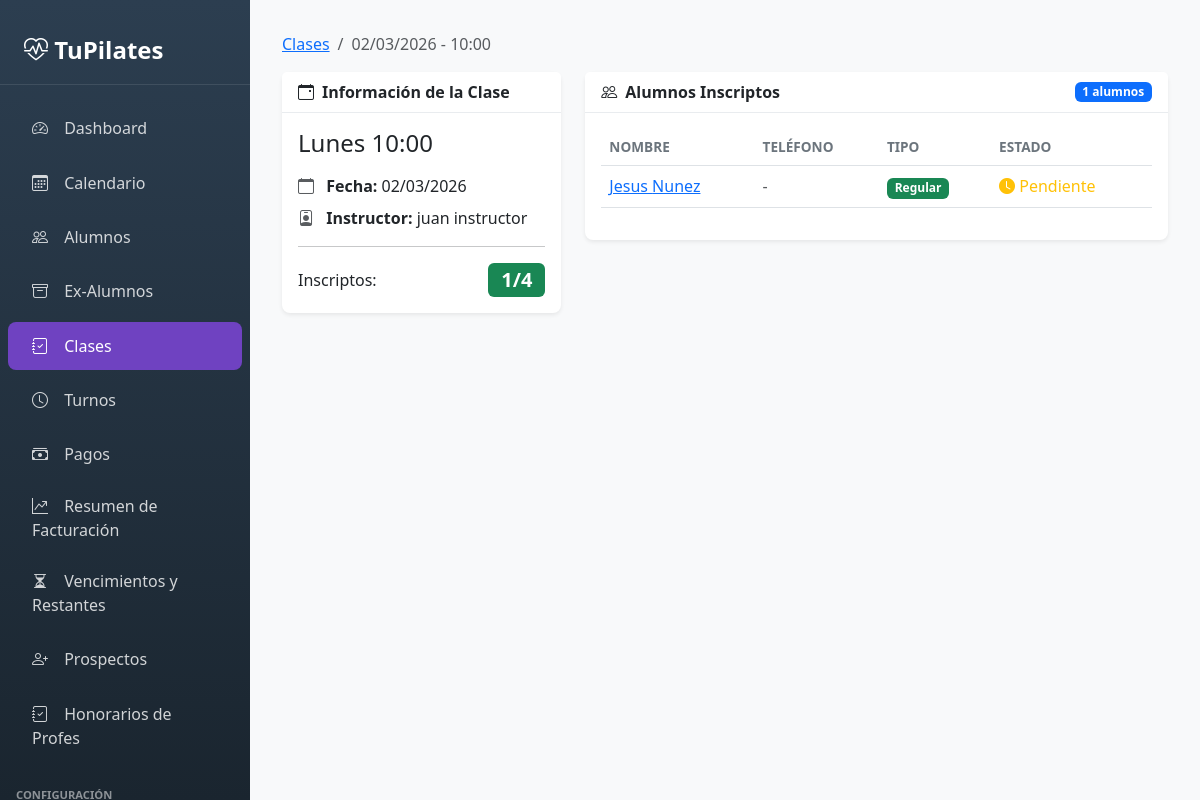
Screenshot of /panel/clases/3/ with the database file from the repository.
### Pilapp/models.py (models this page shows, shortened)
class Clase(models.Model):
    id_clase = models.AutoField(primary_key=True)
    id_instructor = models.ForeignKey(Instructor, on_delete=models.CASCADE)
    id_turno = models.ForeignKey(Turno, on_delete=models.CASCADE)
    fecha = models.DateField()
    total_inscriptos = models.IntegerField(default=0)

class Turno(models.Model):
    DIAS_CHOICES = [
        ('Lunes', 'Lunes'),
        ('Martes', 'Martes'),
        ('Miércoles', 'Miércoles'),
        ('Jueves', 'Jueves'),
        ('Viernes', 'Viernes'),
        ('Sábado', 'Sábado'),
    ]
    DISCIPLINA_CHOICES = [
        ('Reformer', 'Reformer'),
        ('MAT', 'MAT'),
    ]
    id_turno = models.AutoField(primary_key=True)
    horario = models.TimeField()
    dia = models.CharField(max_length=10, choices=DIAS_CHOICES)
    disciplina = models.CharField(max_length=50, choices=DISCIPLINA_CHOICES, default='Reformer')

class Instructor(models.Model):
    id_instructor = models.AutoField(primary_key=True)
    id_persona = models.ForeignKey(Persona, on_delete=models.CASCADE)

class Persona(models.Model):
    id_persona = models.AutoField(primary_key=True)
    nombre = models.CharField(max_length=100)
    apellido = models.CharField(max_length=100)
    telefono = models.CharField(max_length=20, blank=True, null=True)
    ruc = models.CharField(max_length=20, blank=True, null=True)
    razon_social = models.CharField(max_length=150, blank=True, null=True)
    observaciones = models.TextField(blank=True, null=True)

class AlumnoClase(models.Model):
    id_alumno_clase = models.AutoField(primary_key=True)
    id_alumno_paquete = models.ForeignKey(AlumnoPaquete, on_delete=models.CASCADE)
    id_clase = models.ForeignKey(Clase, on_delete=models.CASCADE)
    estado = models.CharField(max_length=50, choices=[("asistió", "Asistió"), ("faltó", "Faltó"), ("canceló", "Canceló"), ("recuperó", "Recuperó"), ("reprogramó","Reprogramó"), ("pendiente", "Pendiente"), ("feriado", "Feriado")])

class AlumnoPaquete(models.Model):
    id_alumno_paquete = models.AutoField(primary_key=True)
    id_alumno = models.ForeignKey(Alumno, on_delete=models.CASCADE)
    id_paquete = models.ForeignKey(Paquete, on_delete=models.CASCADE)
    estado = models.CharField(max_length=50, choices=[("activo", "Activo"), ("expirado", "Expirado")])
    estado_pago = models.CharField(max_length=50, choices=[
        ("pendiente", "Pendiente"),
        ("pagado", "Pagado"),
        ("parcial", "Pago Parcial")
    ], default="pendiente")
    clases_usadas = models.IntegerField(default=0)
    fecha_inicio = models.DateField(null=True)

class Alumno(models.Model):
    id_alumno = models.AutoField(primary_key=True)
    id_persona = models.ForeignKey(Persona, on_delete=models.CASCADE)
    canal_captacion = models.CharField(max_length=100, blank=True, null=True)
    ultima_clase = models.DateField(blank=True, null=True)
    estado = models.CharField(max_length=50, choices=[
        ('ocasional', 'Ocasional'),  # Attends without package
        ('regular', 'Regular'),       # Has an active package
        ('inactivo', 'Inactivo')      # No active packages
    ], default='ocasional')

### Pilapp/views_panel.py (the view)
def panel_clase_detalle(request, id_clase):
    from django.db.models import Q, Count
    clase = get_object_or_404(
        Clase.objects.filter(id_clase=id_clase).select_related(
            'id_turno',
            'id_instructor__id_persona'
        ).annotate(
            total_reg = Count(
                'alumnoclase',
                filter=Q(alumnoclase__estado__in=['reservado', 'pendiente', 'recuperó', 'asistió', 'faltó'])
            ),
            total_ocas = Count(
                'alumnoclaseocasional',
                filter=Q(alumnoclaseocasional__estado__in=['reservado', 'asistió', 'faltó'])
            )
        )
    )
    clase.total = clase.total_reg + clase.total_ocas
    alumnos_regulares = list(AlumnoClase.objects.filter(
        id_clase=clase,
        estado__in=['reservado', 'pendiente', 'recuperó', 'asistió', 'faltó']
    ).select_related(
        'id_alumno_paquete__id_alumno__id_persona'
    ))
    from .models import AlumnoPaquete
    for ac in alumnos_regulares:
        ac.es_nuevo = False
        num_paquetes = AlumnoPaquete.objects.filter(id_alumno=ac.id_alumno_paquete.id_alumno).count()
        if num_paquetes == 1:
            primera_clase = AlumnoClase.objects.filter(
                id_alumno_paquete=ac.id_alumno_paquete
            ).exclude(estado__in=['canceló', 'reprogramó']).order_by('id_clase__fecha', 'id_clase__id_turno__horario').first()
            if primera_clase and primera_clase.id_clase == clase:
                ac.es_nuevo = True
    alumnos_ocasionales = AlumnoClaseOcasional.objects.filter(
        id_clase=clase,
        estado__in=['reservado', 'asistió', 'faltó']
    ).select_related(
        'id_alumno__id_persona'
    )
    return render(request, 'admin_panel/clases/detalle.html', {
        'clase': clase,
        'alumnos_regulares': alumnos_regulares,
        'alumnos_ocasionales': alumnos_ocasionales,
    })

### Pilapp/templates/admin_panel/clases/detalle.html (shortened to what this page needs)
{% extends 'admin_panel/base.html' %}
{% block content %}
<nav aria-label="breadcrumb" class="mb-3">
    <ol class="breadcrumb">
        <li class="breadcrumb-item"><a href="{% url 'panel_clases' %}">Clases</a></li>
        <li class="breadcrumb-item active">{{ clase.fecha|date:"d/m/Y" }} - {{ clase.id_turno.horario|time:"H:i" }}</li>
    </ol>
</nav>
<div class="row g-4">
    <div class="col-md-4">
        <div class="card">
            <div class="card-header">
                <i class="bi bi-calendar-event me-2"></i>Información de la Clase
            </div>
            <div class="card-body">
                <h4 class="mb-3">{{ clase.id_turno.dia }} {{ clase.id_turno.horario|time:"H:i" }}</h4>
                <p class="mb-2">
                    <i class="bi bi-calendar me-2 text-muted"></i>
                    <strong>Fecha:</strong> {{ clase.fecha|date:"d/m/Y" }}
                </p>
                <p class="mb-2">
                    <i class="bi bi-person-badge me-2 text-muted"></i>
                    <strong>Instructor:</strong> {{ clase.id_instructor.id_persona.nombre }} {{ clase.id_instructor.id_persona.apellido }}
                </p>
                <hr>
                <div class="d-flex justify-content-between align-items-center">
                    <span>Inscriptos:</span>
                    <span class="badge fs-5 {% if clase.total >= 4 %}bg-danger{% elif clase.total >= 2 %}bg-warning{% else %}bg-success{% endif %}">
                        {{ clase.total }}/4
                    </span>
                </div>
            </div>
        </div>
    </div>
    <div class="col-md-8">
        <div class="card">
            <div class="card-header d-flex justify-content-between align-items-center">
                <span><i class="bi bi-people me-2"></i>Alumnos Inscriptos</span>
                <span class="badge bg-primary">{{ clase.total }} alumnos</span>
            </div>
            <div class="card-body">
                {% if alumnos_regulares or alumnos_ocasionales %}
                <div class="table-responsive">
                    <table class="table table-hover">
                        <thead>
                            <tr>
                                <th>Nombre</th>
                                <th>Teléfono</th>
                                <th>Tipo</th>
                                <th>Estado</th>
                            </tr>
                        </thead>
                        <tbody>
                            {% for ac in alumnos_regulares %}
                            <tr>
                                <td>
                                    <a href="{% url 'panel_alumno_detalle' ac.id_alumno_paquete.id_alumno.id_alumno %}">
                                        {{ ac.id_alumno_paquete.id_alumno.id_persona.nombre }}
                                        {{ ac.id_alumno_paquete.id_alumno.id_persona.apellido }}
                                    </a>
                                </td>
                                <td>
                                    {% if ac.id_alumno_paquete.id_alumno.id_persona.telefono %}
                                    <a href="https://wa.me/{{ ac.id_alumno_paquete.id_alumno.id_persona.telefono }}" target="_blank">
                                        <i class="bi bi-whatsapp text-success"></i>
                                        {{ ac.id_alumno_paquete.id_alumno.id_persona.telefono }}
                                    </a>
                                    {% else %}
                                    <span class="text-muted">-</span>
                                    {% endif %}
                                </td>
                                <td><span class="badge bg-success">Regular</span></td>
                                <td>
                                    {% if ac.estado == 'asistió' %}
                                    <span class="text-success"><i class="bi bi-check-circle-fill"></i> Asistió</span>
                                    {% elif ac.estado == 'faltó' %}
                                    <span class="text-danger"><i class="bi bi-x-circle-fill"></i> Faltó</span>
                                    {% elif ac.estado == 'pendiente' %}
                                    <span class="text-warning"><i class="bi bi-clock-fill"></i> Pendiente</span>
                                    {% else %}
                                    <span class="text-muted">{{ ac.estado|title }}</span>
                                    {% endif %}
                                </td>
                            </tr>
                            {% endfor %}
                        </tbody>
                    </table>
                </div>
                {% else %}
                <p class="text-muted text-center py-4 mb-0">
                    <i class="bi bi-person-x me-2"></i>No hay alumnos inscriptos en esta clase
                </p>
                {% endif %}
            </div>
        </div>
    </div>
</div>
{% endblock %}

### Pilapp/templates/admin_panel/base.html (style rules this page uses)
:root { --sidebar-width: 250px; --primary-color: #6f42c1; --secondary-color: #e9ecef; }
body { min-height: 100vh; background-color: #f8f9fa; }
.card { border: none; box-shadow: 0 0.125rem 0.25rem rgba(0,0,0,0.075); border-radius: 0.5rem; }
.card-header { background-color: #fff; border-bottom: 1px solid #e9ecef; font-weight: 600; }
.table th { font-weight: 600; color: #6c757d; font-size: 0.85rem; text-transform: uppercase; }

### rows the page displays
Clase: fecha "02/03/2026", id_turno.horario "10:00", id_turno.dia "Lunes", id_instructor.id_persona.nombre "juan", id_instructor.id_persona.apellido "instructor", total "1"
AlumnoClase: id_alumno_paquete.id_alumno.id_persona.nombre "Jesus", id_alumno_paquete.id_alumno.id_persona.apellido "Nunez", estado "pendiente" (drawn)
